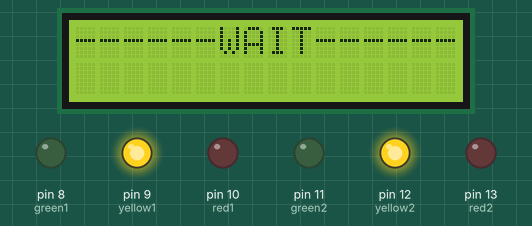
The sketch below on a simulated Arduino Uno, built with avr-gcc and run on an emulated ATmega328P. Shown: 16×2 character LCD, output pins drawn as LEDs (lit = HIGH).

Above: at 0.1 s.
At 5.1 s:
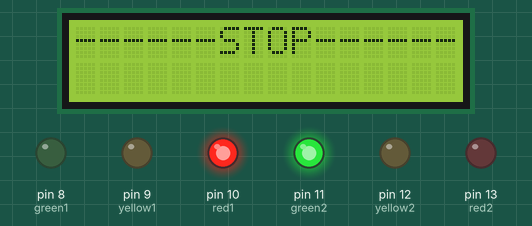
At 15.1 s:
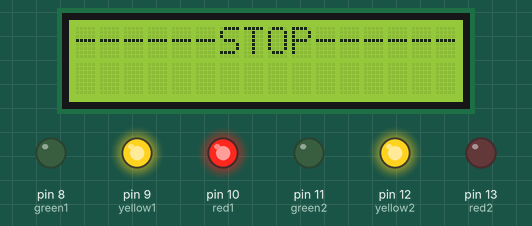
At 18.2 s:
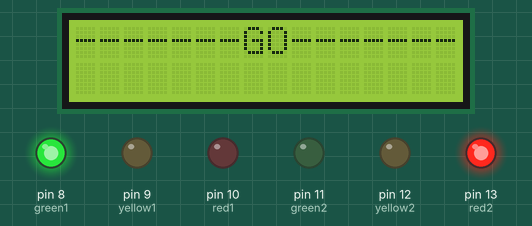
Timing chart, 0 to 19.7 s (numbered marks = the images above):
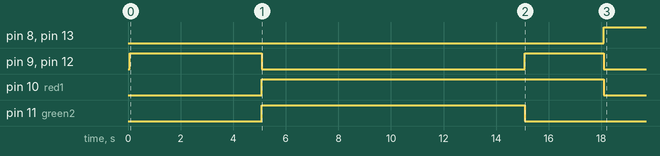

The sketch:

trafficlight.ino
```cpp
//including the LCD lib
#include <LiquidCrystal_I2C.h>

//declaring what LCD pins where we are sending the data
LiquidCrystal_I2C lcd(0x27, 16, 2);

//for traffic light one
int red1=10;
int yellow1=9;
int green1=8;

//for traffic light two
int red2=13;
int yellow2=12;
int green2=11;

int button=7;

void setup() {
  //traffic light one
  pinMode(red1, OUTPUT);
  pinMode(yellow1, OUTPUT);
  pinMode(green1, OUTPUT);

  //traffic light two
  pinMode(red2, OUTPUT);
  pinMode(yellow2, OUTPUT);
  pinMode(green2, OUTPUT);

  //pinMode(button, INPUT);
  //digitalWrite(yellow1, HIGH);
  //digitalWrite(yellow2, HIGH);
}

void loop() {
  //if(digitalRead(button)==HIGH){
    //delay(15);//software debounce
    //if(digitalRead(button)==HIGH){
    changeColour();
    delay(15000);
 //   }
//  }
}
void changeColour(){
  // initialize the LCD
  lcd.begin();

  // Turn on the blacklight and print a message.
  lcd.backlight();
  //turn both the yellow light on
  digitalWrite(green1, LOW);
  digitalWrite(yellow1, HIGH);
  digitalWrite(yellow2, HIGH);
  lcd.setCursor(0, 0);
  lcd.print("------WAIT------");
  delay(5000);

  //turn  both the yellow light off, and the opposite green and red
  digitalWrite(yellow1, LOW);
  digitalWrite(red1, HIGH);
  digitalWrite(yellow2, LOW);
  digitalWrite(red2, LOW);
  digitalWrite(green2, HIGH);
  lcd.setCursor(0, 0);
  lcd.print("------STOP------");
  delay(10000);

  //both the yellow light on again
  digitalWrite(yellow1, HIGH);
  digitalWrite(yellow2, HIGH);
  digitalWrite(green2, LOW);
  delay(3000);

  //turn off both the yellow light, and opposite green and red
  digitalWrite(green1, HIGH);
  digitalWrite(yellow1, LOW);
  digitalWrite(red1, LOW);
  digitalWrite(yellow2, LOW);
  digitalWrite(red2, HIGH);
  lcd.setCursor(0, 0);
  lcd.print("-------GO-------");
  delay(10000);
}
```

Measured:
- by itself, pin 8 (green1), pin 13 (red2): LOW → HIGH at 18.1 s
- by itself, pin 9 (yellow1), pin 12 (yellow2): LOW → HIGH at 0.06 s, → LOW 5.0 s later, → HIGH 10.0 s later, → LOW 3.0 s later
- by itself, pin 10 (red1): LOW → HIGH at 5.1 s, → LOW 13.0 s later
- by itself, pin 11 (green2): LOW → HIGH at 5.1 s, → LOW 10.0 s later
- what the display in image 0 shows lasts 5.0 s, from 0.1 s to 5.1 s
- what the display in image 1 shows lasts 13.0 s, from 5.1 s to 18.1 s
